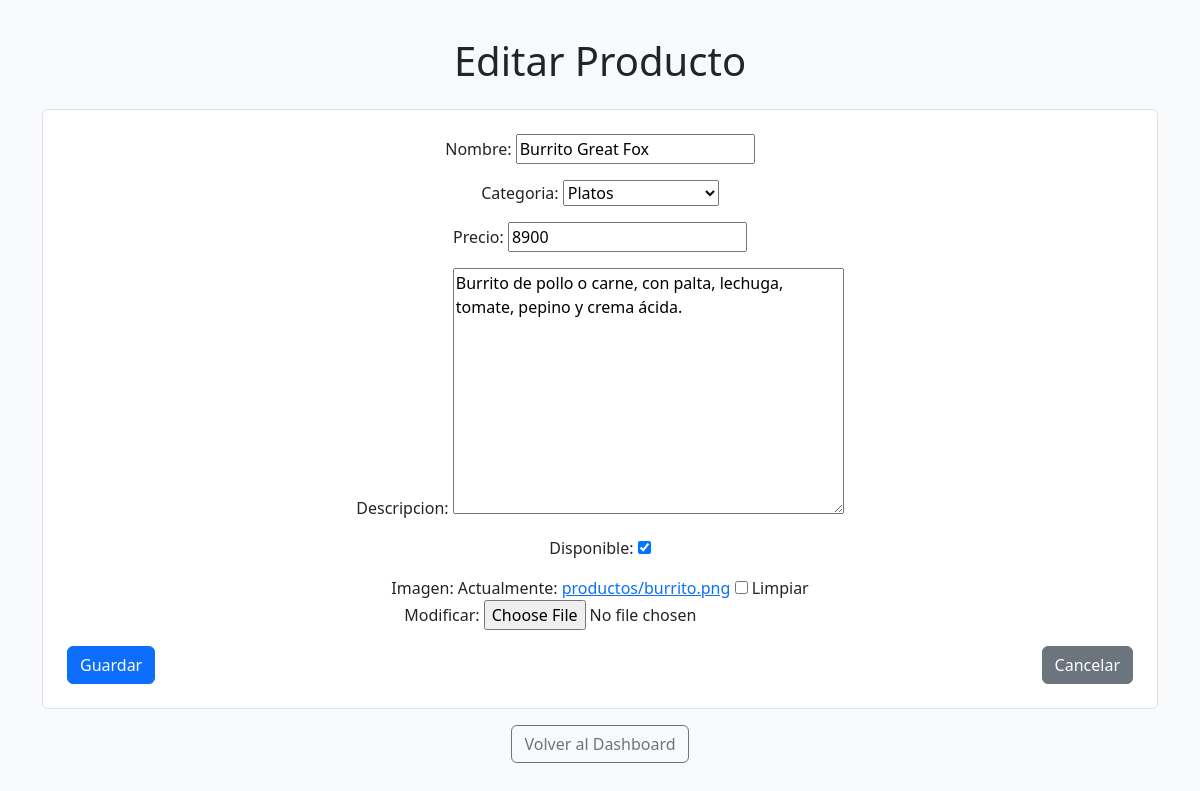
The page /administrativo/productos/editar/4/ (signed in) on the database its author committed.
### pedidos/models.py (models this page shows, shortened)
class Producto(models.Model):
    CATEGORIAS = [
        ('Platos', 'Platos'),
        ('Bebestibles', 'Bebestibles'),
        ('Acompañamiento', 'Acompañamiento'),
        ('Postres', 'Postres'),
    ]
    nombre = models.CharField(max_length=100)
    categoria = models.CharField(max_length=50, choices=CATEGORIAS)
    precio = models.IntegerField()
    descripcion = models.TextField(blank=True, null=True)
    disponible = models.BooleanField(default=True)
    imagen = models.ImageField(upload_to='productos/', blank=True, null=True)

### administrativo/decorators.py (the view)
    def _wrapped_view(request, *args, **kwargs):
        if not request.user.is_authenticated:
            return HttpResponseForbidden("No tienes permisos para acceder a esta página.")
        perfil = PerfilUsuario.objects.filter(usuario=request.user).first()
        if perfil and perfil.rol == 'admin':
            return view_func(request, *args, **kwargs)
        return HttpResponseForbidden("No tienes permisos para acceder a esta página.")

### administrativo/forms.py
class ProductoForm(forms.ModelForm):
    class Meta:
        model = Producto
        fields = ['nombre', 'categoria', 'precio', 'descripcion', 'disponible', 'imagen']

### administrativo/views.py (called while the page is built)
@admin_required
def editar_producto(request, pk):
    producto = get_object_or_404(Producto, pk=pk)
    if request.method == 'POST':
        form = ProductoForm(request.POST, request.FILES, instance=producto)
        if form.is_valid():
            form.save()
            return redirect('lista_productos')
    else:
        form = ProductoForm(instance=producto)
    return render(request, 'administrativo/editar_producto.html', {'form': form})

### administrativo/templates/administrativo/editar_producto.html (shortened to what this page needs)
<!DOCTYPE html>
<html lang="es">
<head>
    <link href="https://cdn.jsdelivr.net/npm/bootstrap@5.3.0-alpha1/dist/css/bootstrap.min.css" rel="stylesheet">
</head>
<body class="d-flex align-items-center justify-content-center vh-100 bg-light">
    <div class="container text-center">
        <h1 class="mb-4">Editar Producto</h1>
        <form method="post" enctype="multipart/form-data" class="border p-4 rounded bg-white">
            {{ form.as_p }}
            <div class="d-flex justify-content-between">
                <button type="submit" class="btn btn-primary">Guardar</button>
                <a href="{% url 'lista_productos' %}" class="btn btn-secondary">Cancelar</a>
            </div>
        </form>
        <a href="/administrativo/" class="btn btn-outline-secondary mt-3">Volver al Dashboard</a>
    </div>
</body>
</html>

### rows shown on the page
Producto: nombre "Burrito Great Fox", categoria "Platos", precio "8900", descripcion "Burrito de pollo o carne, con palta, lechuga, tomate, pepino y crema ácida.", disponible "☑"
